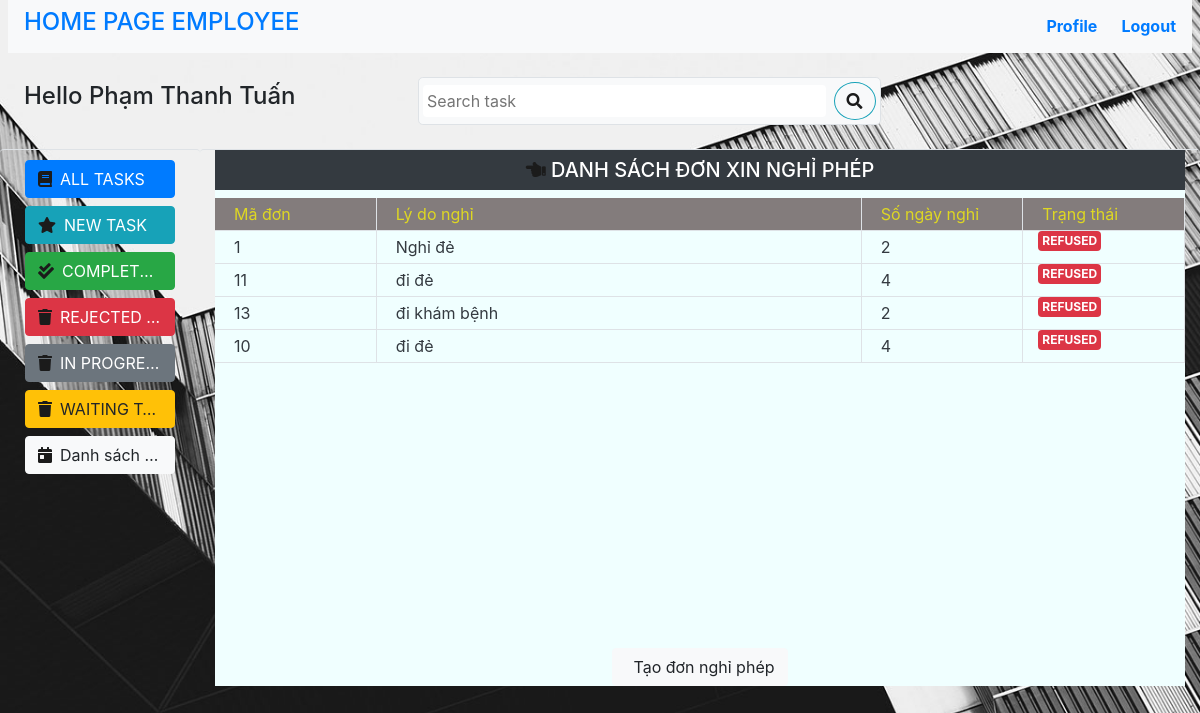
/employee/dayOff_list.php (signed in), run on the app's committed database.
### tables this page shows
CREATE TABLE `DonXinNghiPhep` (
  `maDon` int(10) NOT NULL,
  `maNhanVien` varchar(10) NOT NULL,
  `soNgayNghi` int(11) NOT NULL,
  `trangThai` tinyint(1) NOT NULL DEFAULT '0',
  `lyDo` varchar(200) NOT NULL,
  `ngayTao` datetime NOT NULL DEFAULT CURRENT_TIMESTAMP,
  `tapTin` varchar(200) DEFAULT NULL,
  `KetQua` tinyint(1) NOT NULL DEFAULT '0'
);

### connect_db.php (called while the page is built, shortened)
<?php
    function connect_db() {
        $host = 'mysql-server';
        $user = 'root';
        $pass = 'root';
        $db = 'company_management';
        $conn = new mysqli($host, $user, $pass, $db);
        $conn->set_charset("utf8");
        return $conn;
    }
?>

### employee/dayOff_list.php (the view, shortened to what this page needs)
<!DOCTYPE html>
<html lang="en">
<head>
	<link rel="stylesheet" href="https://maxcdn.bootstrapcdn.com/bootstrap/4.5.2/css/bootstrap.min.css">
	<link rel="stylesheet" href="/style.css">
	<link rel="stylesheet" href="https://use.fontawesome.com/releases/v5.7.0/css/all.css">
</head>
<body>
	<?php
		require_once('sidebar_searchTask.php');
	?>
	<div>
		<div class="row m-0">
			<?php
				require_once('sidebar.php');
			?>
			<div class="col-xl-10 col-lg-10 col-md-10 col-sm-10 col-10 rounded border border-left-0 border-right-0 border-bottom-0">
				<div class="e__dayOff-list-body">
					<h5 class="e__dayOff-heading p-2 justify-content-center bg-dark text-white text-center">
						<i class="fas fa-hand-point-left"></i>
						DANH SÁCH ĐƠN XIN NGHỈ PHÉP
					</h5>
					<div class="scrollable-dayOff">
						<div class="e__dayOff__heading">
							<div class="d-flex">
								<div class='dayOff-id__heading col-xl-2 col-lg-2 col-md-2 col-sm-2 col-6 border border-top-0 border-left-0'>
									<p class="mb-0 p-1 e__check-font-style">Mã đơn</p>
								</div>
								<div class='dayOff-reason__heading col-xl-6 col-lg-6 col-md-6 col-sm-6 border border-top-0 border-left-0'>
									<p class="mb-0 p-1 e__check-font-style">Lý do nghỉ</p>
								</div>
								<div class='dayOff-numDay__heading col-xl-2 border border-top-0 border-left-0'>
									<p class="mb-0 p-1 e__check-font-style">Số ngày nghỉ</p>
								</div>
								<div class='dayOff-condition__heading col-xl-2 col-lg-4 col-md-4 col-sm-4 col-6 border border-top-0 border-left-0'>
									<p class="mb-0 p-1 e__check-font-style">Trạng thái</p>
								</div>
							</div>
						</div>
						<div class="e__task__infomation">
						<?php
								require_once("../connect_db.php");
								$maNhanVien = $_SESSION['maNhanVien'];
								$sql = "SELECT * FROM DonXinNghiPhep WHERE maNhanVien = '$maNhanVien' ORDER BY ngayTao";
								$result = connect_db()->query($sql);
								while ($row = $result->fetch_assoc()) {
									$idNV = $row['maNhanVien'];
									$idForm = $row['maDon'];
									$lyDo = $row['lyDo'];
									$day = $row['soNgayNghi'];
									$trangThai = $row['trangThai'];
									if ($trangThai == 'WAITING') {
										echo	"<div class='d-flex task-list'>
													<div class='dayOff-id__heading col-xl-2 col-lg-2 col-md-2 col-sm-2 col-6 border border-top-0 border-left-0'>
														<p class='dayOff-id e__check-font-style mb-0 p-1'> <a class='text-dark' href='dayOff_infomation.php?id=$idNV'> $idForm </a></p>
													</div>
													<div class='dayOff-reason__heading col-xl-6 col-lg-6 col-md-6 col-sm-6 border border-top-0 border-left-0'>
														<p class='dayOff-reason e__check-font-style mb-0 p-1'> <a class='text-dark' href='dayOff_infomation.php?id=$idNV'> $lyDo </a></p>
													</div>
													<div class='dayOff-numDay__heading col-xl-2 border border-top-0 border-left-0'>
														<p class='dayOff-numDay e__check-font-style mb-0 p-1'><a class='text-dark' href='dayOff_infomation.php?id=$idNV'> $day </a></p>
													</div>
													<div class='dayOff-condition__heading col-xl-2 col-lg-4 col-md-4 col-sm-4 col-6 border border-top-0 border-left-0'>
														<p class='badge badge-warning mb-0 p-1 e__check-font-style'>$trangThai</p>
													</div>
												</div>";
									} else if ($trangThai = 'REFUSED') {
										echo	"<div class='d-flex task-list'>
													<div class='dayOff-id__heading col-xl-2 col-lg-2 col-md-2 col-sm-2 col-6 border border-top-0 border-left-0'>
														<p class='dayOff-id e__check-font-style mb-0 p-1'> <a class='text-dark' href='dayOff_infomation.php?id=$idNV'> $idForm </a></p>
													</div>
													<div class='dayOff-reason__heading col-xl-6 col-lg-6 col-md-6 col-sm-6 border border-top-0 border-left-0'>
														<p class='dayOff-reason e__check-font-style mb-0 p-1'> <a class='text-dark' href='dayOff_infomation.php?id=$idNV'> $lyDo </a></p>
													</div>
													<div class='dayOff-numDay__heading col-xl-2 border border-top-0 border-left-0'>
														<p class='dayOff-numDay e__check-font-style mb-0 p-1'><a class='text-dark' href='dayOff_infomation.php?id=$idNV'> $day </a></p>
													</div>
													<div class='dayOff-condition__heading col-xl-2 col-lg-4 col-md-4 col-sm-4 col-6 border border-top-0 border-left-0'>
														<p class='badge badge-danger mb-0 p-1 e__check-font-style'>$trangThai</p>
													</div>
												</div>";
									}
							}?>
						</div>
					</div>
					<?php
						$maNhanVien = $_SESSION['maNhanVien'];
						$sql = "SELECT * FROM `DonXinNghiPhep` where maNhanVien = '$maNhanVien' ORDER BY maDon DESC LIMIT 1";
						$conn = connect_db();
						$result = $conn->query($sql);
						if ($result->num_rows == 0){
							die('Kêt nối thành công, Nhưng không có dữ liệu');
						}else{
							$row = $result->fetch_assoc();
							$ngayMoiTao = strtotime($row['ngayTao']);
							$soNgayNghi = $row['soNgayNghi'];
							$dateNow = strtotime(date("y-m-d"));
							if($dateNow - $ngayMoiTao >= 60*60*24*7 && $soNgayNghi <= 12){
								echo 	"<div class='m-auto d-flex align-items-center justify-content-center'>
											<a href='dayOff_Form.php'>
											<button
											class='btn btn-light e__btn-task d-flex align-items-center'
											type='submit'>
											<i class='fas fa-calendar-da'></i>
											<p class='mb-0 ml-2 e__check-font-style e__dayOff-reason-btn'>Tạo đơn nghỉ phép</p>
											</button>
											</a>
										</div>
								";
						}
					}
					?>
				</div>
			</div>
		</div>
	</div>
</body>
</html>

### style.css (style rules this page uses)
a { text-decoration: none; }
* { box-sizing: border-box; }
body { width: 100%; overflow-x: hidden; }
.fas { color: #1b1b1b; }
body { background-image: url(/images/background.jpg); background-repeat: no-repeat; background-size: cover; }
.e__task__infomation { background-color: rgb(240,255,255); }
.e__check-font-style { white-space: nowrap; overflow: hidden; text-overflow: ellipsis; }
.scrollable-dayOff { height: 450px; overflow-x: auto; }
.e__dayOff__heading { background-color: rgb(131,124,124); position: sticky; color: rgb(222,215,35); }
.e__dayOff-list-body { background-color: rgb(240,255,255); }

### data on the page
donxinnghiphep: maDon "1", lyDo "Nghỉ đẻ", soNgayNghi "2", trangThai "REFUSED"
donxinnghiphep: maDon "11", lyDo "đi đẻ", soNgayNghi "4", trangThai "REFUSED"
donxinnghiphep: maDon "13", lyDo "đi khám bệnh", soNgayNghi "2", trangThai "REFUSED"
donxinnghiphep: maDon "10", lyDo "đi đẻ", soNgayNghi "4", trangThai "REFUSED"

### other printed values
$_SESSION['hoTen'] "Phạm Thanh Tuấn"
